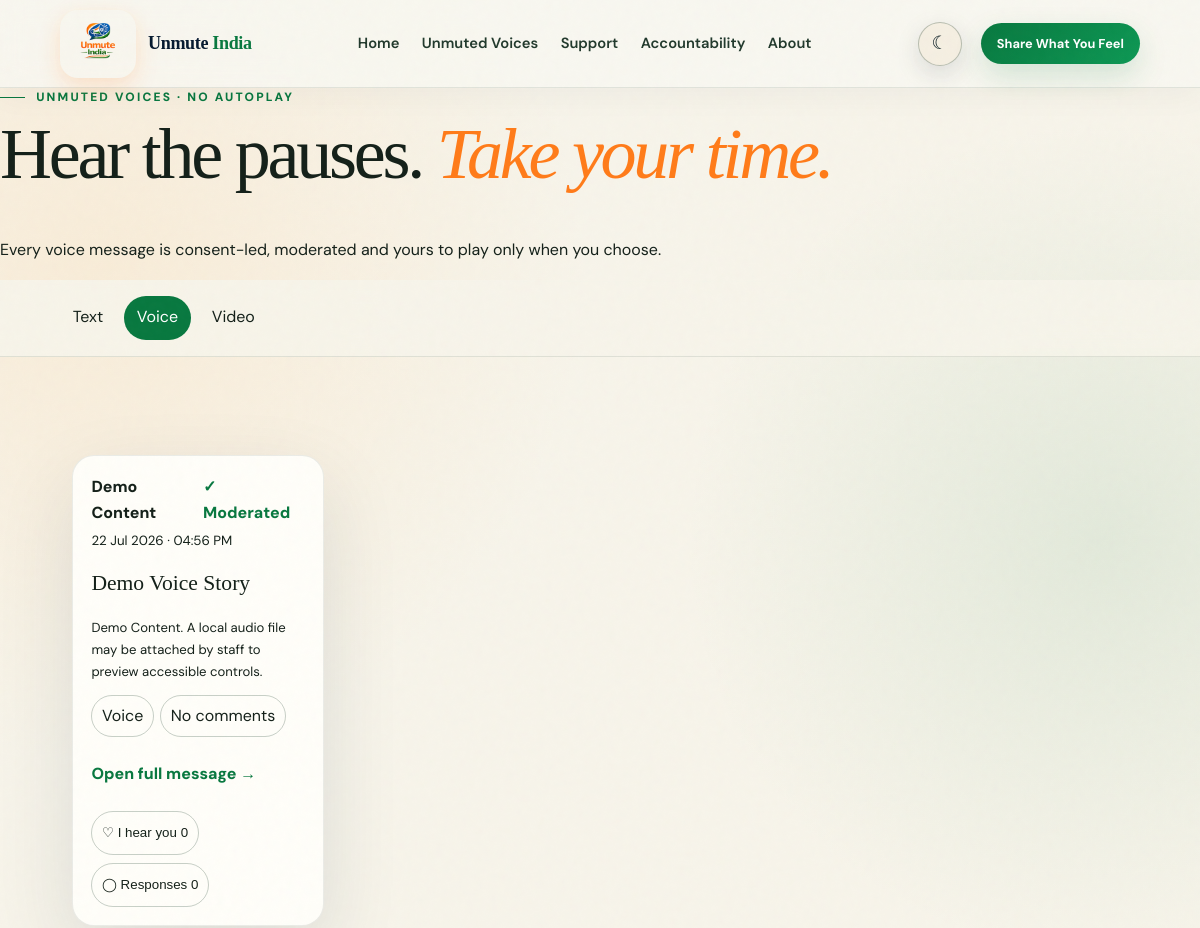
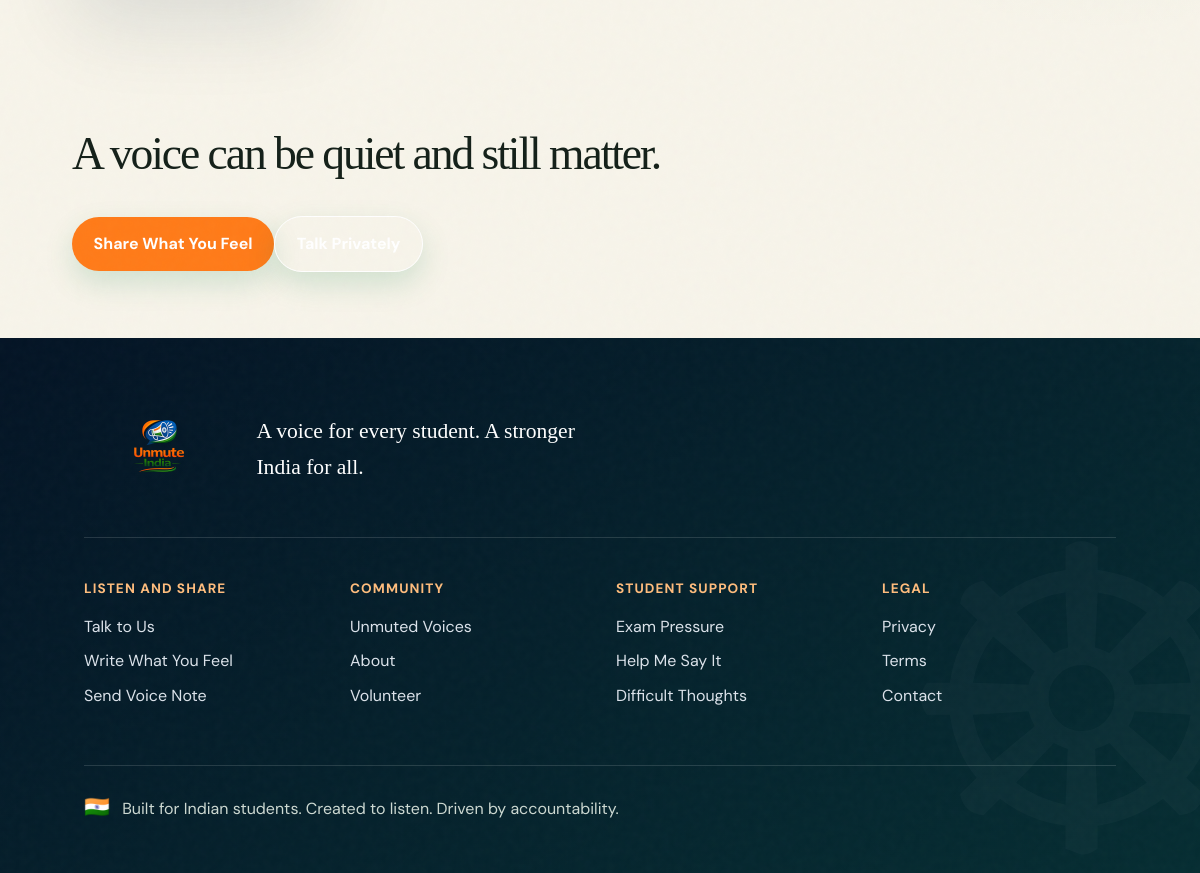
Page /voices/voice/ on the committed database (2 pictures, top to bottom).
### indiaApp/models.py (models this page shows, shortened)
class TimeStampedModel(models.Model):
    created_at = models.DateTimeField(auto_now_add=True)
    updated_at = models.DateTimeField(auto_now=True)
    class Meta:
        abstract = True

class Story(TimeStampedModel):
    MODES = [('support','Support only'),('advice','Advice welcome'),('none','No comments')]
    FORMATS = [('text','Text'),('voice','Voice'),('video','Video')]
    TOPICS = [('heard','Needed to be heard'),('alone','I thought I was alone'),('listened','Someone listened to me'),('hope','I did not give up'),('message','To another student'),('exam','Exam pressure'),('family','Family pressure'),('college','College life'),('coaching','Coaching pressure'),('protest','Protest experience')]
    title = models.CharField(max_length=140, blank=True)
    body = models.TextField()
    slug = models.SlugField(unique=True)
    display_name = models.CharField(max_length=80, blank=True)
    age_group = models.CharField(max_length=40, blank=True)
    state = models.CharField(max_length=80, blank=True)
    story_format = models.CharField(max_length=10, choices=FORMATS, default='text', db_index=True)
    topic = models.CharField(max_length=20, choices=TOPICS, default='heard', db_index=True)
    public_media = models.FileField(upload_to='stories/', blank=True, validators=[FileExtensionValidator(['mp3','m4a','wav','ogg','webm','mp4','mov'])])
    transcript = models.TextField(blank=True)
    duration = models.CharField(max_length=12, blank=True)
    content_warning = models.CharField(max_length=180, blank=True)
    face_hidden = models.BooleanField(default=False)
    audio_only = models.BooleanField(default=False)
    approved = models.BooleanField(default=False, db_index=True)
    comment_mode = models.CharField(max_length=10, choices=MODES, default='support')
    moderation_status = models.CharField(max_length=12, choices=[('draft','Draft'),('review','Pending Review'),('published','Published'),('rejected','Rejected'),('archived','Archived')], default='review', db_index=True)
    public_consent = models.BooleanField(default=False, db_index=True)
    privacy_review_complete = models.BooleanField(default=False, db_index=True)
    location_consented = models.BooleanField(default=False)
    published_at = models.DateTimeField(null=True, blank=True, db_index=True)
    removed_at = models.DateTimeField(null=True, blank=True, db_index=True)
    featured = models.BooleanField(default=False, db_index=True)
    thumbnail = models.ImageField(upload_to='story_thumbnails/', blank=True)
    is_demo = models.BooleanField(default=False, db_index=True)

### indiaApp/views.py (the view)
# urls.py: path('voices/voice/', views.story_format_page, {'story_format':'voice'}, name='voices_voice'),
def story_format_page(request, story_format):
    templates={'text':'stories/text_stories.html','voice':'stories/voice_stories.html','video':'stories/video_stories.html'}
    if story_format not in templates: return redirect('stories')
    page=Paginator(public_stories().filter(story_format=story_format), 8 if story_format!='video' else 4).get_page(request.GET.get('page'))
    return render(request,templates[story_format],{'page_obj':page,'stories':page.object_list,'story_format':story_format})

### indiaApp/views.py (called while the page is built)
def public_stories():
    return Story.objects.filter(approved=True, moderation_status='published', public_consent=True, privacy_review_complete=True, removed_at__isnull=True).annotate(reaction_count=Count('reactions', distinct=True), comment_count=Count('comments', filter=Q(comments__approved=True,comments__status='approved',comments__removed_at__isnull=True), distinct=True)).order_by('-featured','-published_at','-created_at')

### templates/stories/voice_stories.html
{% extends 'base.html' %}{% load static %}{% block title %}Voice | Unmuted Voices{% endblock %}{% block css %}<meta name="description" content="Listen to moderated, consent-led student voice messages."><link rel="stylesheet" href="{% static 'css/stories/feed.css' %}">{% endblock %}{% block content %}<header class="collection-hero voice-collection"><div><p class="eyebrow green">UNMUTED VOICES · NO AUTOPLAY</p><h1>Hear the pauses. <em>Take your time.</em></h1><p>Every voice message is consent-led, moderated and yours to play only when you choose.</p></div></header>{% include 'stories/_collection_nav.html' with active='voice' %}<section class="featured-feed"><div class="story-grid">{% for story in stories %}{% include 'stories/_voice_card.html' %}{% empty %}<div class="stories-empty"><h2>No public voice messages yet.</h2><p>Private submissions remain private unless the person clearly allows public sharing.</p></div>{% endfor %}</div>{% include 'stories/_pagination.html' %}</section><section class="collection-final"><h2>A voice can be quiet and still matter.</h2><a class="pill saffron" href="{% url 'share' 'audio' %}">Share What You Feel</a><a class="pill ghost" href="{% url 'talk' %}">Talk Privately</a></section>{% include 'stories/_comments_modal.html' %}{% endblock %}{% block js %}<script src="{% static 'js/stories/feed.js' %}" defer></script>{% endblock %}

### templates/stories/_voice_card.html
<article class="story-card" data-format="{{ story.story_format }}"><div class="story-meta"><span>{{ story.display_name|default:'Anonymous student' }}</span><span>✓ Moderated</span></div><small><time datetime="{{ story.published_at|default:story.created_at|date:'c' }}">{{ story.published_at|default:story.created_at|date:'d M Y · h:i A' }}</time></small><h3>{{ story.title|default:'What someone needed to say' }}</h3>{% if story.story_format == 'text' %}<p>{{ story.body|truncatewords:42 }}</p>{% elif story.story_format == 'voice' and story.public_media %}<audio controls preload="metadata" src="{{ story.public_media.url }}"></audio>{% elif story.story_format == 'video' and story.public_media %}<video controls preload="none" playsinline src="{{ story.public_media.url }}"{% if story.thumbnail %} poster="{{ story.thumbnail.url }}"{% endif %}></video>{% else %}<p>{{ story.body|truncatewords:42 }}</p>{% endif %}<div class="badges"><span>{{ story.get_story_format_display }}</span><span>{{ story.get_comment_mode_display }}</span></div><a class="read-story" href="{% url 'story_detail' story.slug %}">Open full message →</a><div class="voice-social"><form action="{% url 'react' story.pk %}" method="post" data-reaction-form>{% csrf_token %}<button name="reaction" value="with_you" aria-pressed="false">♡ I hear you <span data-reaction-count>{{ story.reaction_count }}</span></button></form><button type="button" data-comments-open data-story="{{ story.pk }}" data-title="{{ story.title|default:'Supportive responses' }}">◯ Responses <span>{{ story.comment_count }}</span></button></div></article>

### static/css/base.css (style rules this page uses)
:root { --navy:#081a2f;--blue:#14213d;--cream:#fff9f0;--paper:#fffdf8;--peach:#ffe7d6;--lav:#e9e3ff;--green:#138808;--softgreen:#e4f4ea;--orange:#ff7a00;--ink:#20242a;--muted:#606873;--shadow:0 20px 60px #14213d14;--radius:26px }
html { scroll-behavior:smooth }
* { box-sizing:border-box }
body { margin:0;background:var(--cream);color:var(--ink);font-family:'DM Sans',system-ui,sans-serif;line-height:1.65 }
body,header,section,footer { transition:background .25s,color .25s }
a { color:inherit;text-decoration:none }
.pill { display:inline-flex;align-items:center;justify-content:center;border:0;border-radius:999px;padding:.85rem 1.35rem;background:var(--green);color:white;font:inherit;font-weight:700;cursor:pointer }
.pill.saffron { background:var(--orange) }
.pill.ghost { background:transparent;border:1px solid currentColor }
.eyebrow { font-size:.75rem;letter-spacing:.18em;font-weight:800 }
.eyebrow.green { color:var(--green) }
h1,h2,h3,p { margin-top:0 }
h1 { font-size:clamp(2.7rem,6vw,6.4rem);line-height:.96;letter-spacing:-.06em }
h2 { font-size:clamp(2.15rem,4.5vw,4.6rem);line-height:1.08;letter-spacing:-.05em }
h2 em,h1 em { font-family:'Playfair Display',serif;color:var(--orange) }
section { padding:clamp(4.5rem,9vw,9rem) clamp(1.2rem,7vw,7.5rem) }
:root { --navy:#061a30;--blue:#073f7d;--cream:#f7f4ea;--paper:#fffef9;--peach:#fff0df;--lav:#e8edf4;--green:#08783f;--softgreen:#e7f1e5;--orange:#ff7b19;--ink:#142019;--muted:#637065;--gold:#d7a548;--shadow:0 28px 80px #06243a1c;--radius:32px }
body { background:radial-gradient(circle at 8% 15%,#ffca8b30,transparent 26%),radial-gradient(circle at 92% 30%,#64a67c24,transparent 25%),var(--cream) }
.pill { background:linear-gradient(135deg,#08783f,#0d9854);box-shadow:0 12px 30px #08783f28;transition:transform .25s,box-shadow .25s }
.eyebrow::before { content:"";display:inline-block;width:25px;height:1px;background:currentColor;vertical-align:middle;margin-right:.7rem }
h1,h2 { font-family:Georgia,'Times New Roman',serif;font-weight:500;letter-spacing:-.045em }

### static/css/stories/feed.css (style rules this page uses)
.story-grid { display:grid;grid-template-columns:repeat(2,1fr);gap:1rem;margin-top:4rem }
.story-card { padding:2rem;border-radius:30px;background:var(--paper);box-shadow:var(--shadow);border:1px solid #18372416 }
.story-meta { display:flex;justify-content:space-between;font-weight:800 }
.story-meta span:last-child { color:var(--green) }
.story-card h3 { font:2rem Georgia;margin-top:2.5rem }
.badges,.story-card form { display:flex;gap:.4rem;flex-wrap:wrap }
.badges span,.story-card button { border:1px solid #31513d44;border-radius:999px;padding:.4rem .6rem;background:transparent;color:inherit }
.read-story { display:block;color:var(--green);font-weight:800;margin:1.5rem 0 }
.story-card button { cursor:pointer }
.story-grid { grid-template-columns:repeat(4,minmax(0,1fr)) }
.voice-social { display:flex;gap:.5rem;flex-wrap:wrap }
.voice-social form { margin:0 }
.voice-social button { min-height:44px }
@media (max-width:1439px) { .story-grid { grid-template-columns:repeat(3,minmax(0,1fr)) } }

### static/css/responsive.css (style rules this page uses)
section { padding: clamp(3.5rem,5.5vw,5.75rem) clamp(1.2rem,6vw,6rem) !important; }
section h2 { font-size: clamp(2.2rem,3.8vw,4rem) !important; line-height: 1.06 !important; }
section h3 { line-height: 1.2; }
.story-grid,.story-row,.petition-cards,.resource-list,.sample-messages { margin-top: 2rem !important; }
.story-card { padding: 1.5rem !important; border-radius: 22px !important; }
.story-card h3 { margin-top: 1.5rem !important; font-size: 1.65rem !important; }
@media (min-width: 901px) { .featured-feed .story-grid { grid-template-columns: repeat(4,minmax(0,1fr)) !important; } }
@media (min-width: 901px) { .featured-feed .story-card { padding: 1.15rem !important; } }
@media (min-width: 901px) { .featured-feed .story-card h3 { font-size: 1.35rem !important; margin-top: 1.1rem !important; } }
@media (min-width: 901px) { .featured-feed .story-card p { font-size: .82rem; } }

### rows in the picture
Story: display_name "Demo Content", published_at "22 Jul 2026 · 04:56 PM", title "Demo Voice Story", body "Demo Content. A local audio file may be attached by staff to preview accessible controls.", story_format "Voice", comment_mode "No comments", reaction_count "0", comment_count "0"
